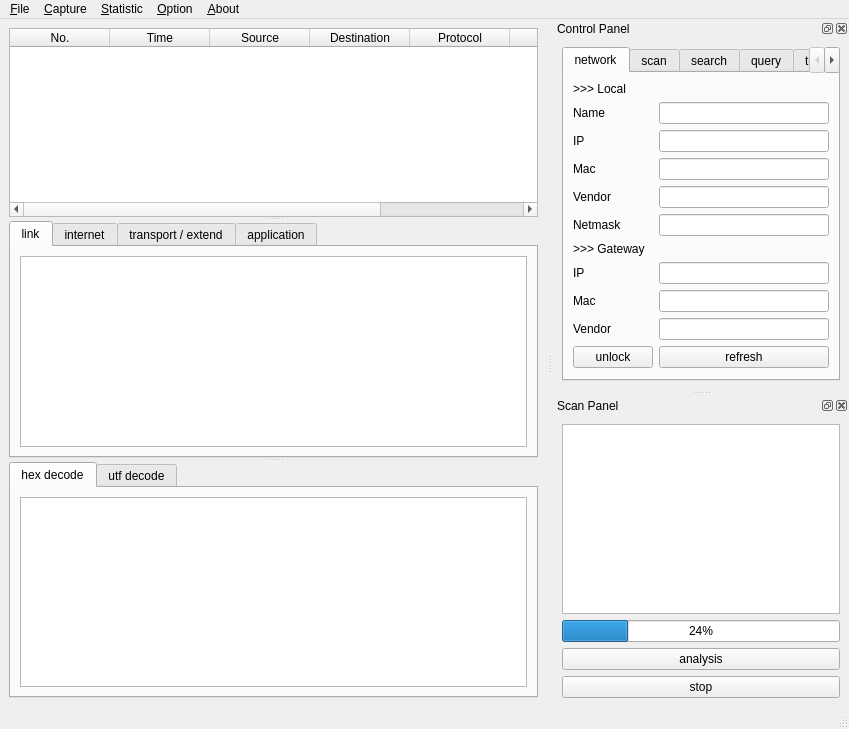
<?xml version="1.0" encoding="UTF-8"?>
<ui version="4.0">
 <class>MainWindow</class>
 <widget class="QMainWindow" name="MainWindow">
  <property name="geometry">
   <rect>
    <x>0</x>
    <y>0</y>
    <width>849</width>
    <height>729</height>
   </rect>
  </property>
  <property name="windowTitle">
   <string>MainWindow</string>
  </property>
  <widget class="QWidget" name="centralwidget">
   <layout class="QHBoxLayout" name="horizontalLayout_8">
    <item>
     <widget class="QSplitter" name="splitter">
      <property name="orientation">
       <enum>Qt::Vertical</enum>
      </property>
      <widget class="QTableWidget" name="conciseInfoTable">
       <property name="styleSheet">
        <string notr="true">outline:0;</string>
       </property>
       <property name="showGrid">
        <bool>false</bool>
       </property>
       <property name="gridStyle">
        <enum>Qt::NoPen</enum>
       </property>
       <column>
        <property name="text">
         <string>No.</string>
        </property>
       </column>
       <column>
        <property name="text">
         <string>Time</string>
        </property>
       </column>
       <column>
        <property name="text">
         <string>Source</string>
        </property>
       </column>
       <column>
        <property name="text">
         <string>Destination</string>
        </property>
       </column>
       <column>
        <property name="text">
         <string>Protocol</string>
        </property>
       </column>
       <column>
        <property name="text">
         <string>Length</string>
        </property>
       </column>
       <column>
        <property name="text">
         <string>Stack</string>
        </property>
       </column>
      </widget>
      <widget class="QTabWidget" name="verboseInfoTab">
       <property name="currentIndex">
        <number>0</number>
       </property>
       <widget class="QWidget" name="linkTab">
        <attribute name="title">
         <string>link</string>
        </attribute>
        <layout class="QVBoxLayout" name="verticalLayout_7">
         <item>
          <widget class="QPlainTextEdit" name="linkTextEdit"/>
         </item>
        </layout>
       </widget>
       <widget class="QWidget" name="interTab">
        <attribute name="title">
         <string>internet</string>
        </attribute>
        <layout class="QVBoxLayout" name="verticalLayout_6">
         <item>
          <widget class="QPlainTextEdit" name="interTextEdit"/>
         </item>
        </layout>
       </widget>
       <widget class="QWidget" name="transTab">
        <attribute name="title">
         <string>transport / extend</string>
        </attribute>
        <layout class="QVBoxLayout" name="verticalLayout_5">
         <item>
          <widget class="QPlainTextEdit" name="transTextEdit"/>
         </item>
        </layout>
       </widget>
       <widget class="QWidget" name="appTab">
        <attribute name="title">
         <string>application</string>
        </attribute>
        <layout class="QVBoxLayout" name="verticalLayout_4">
         <item>
          <widget class="QPlainTextEdit" name="appTextEdit"/>
         </item>
        </layout>
       </widget>
      </widget>
      <widget class="QTabWidget" name="decodeInfoTab">
       <property name="currentIndex">
        <number>0</number>
       </property>
       <widget class="QWidget" name="rawTab">
        <attribute name="title">
         <string>hex decode</string>
        </attribute>
        <layout class="QVBoxLayout" name="verticalLayout_8">
         <item>
          <widget class="QPlainTextEdit" name="rawTextEdit"/>
         </item>
        </layout>
       </widget>
       <widget class="QWidget" name="utfTab">
        <attribute name="title">
         <string>utf decode</string>
        </attribute>
        <layout class="QVBoxLayout" name="verticalLayout_9">
         <item>
          <widget class="QPlainTextEdit" name="utfTextEdit"/>
         </item>
        </layout>
       </widget>
      </widget>
     </widget>
    </item>
   </layout>
  </widget>
  <widget class="QMenuBar" name="menubar">
   <property name="geometry">
    <rect>
     <x>0</x>
     <y>0</y>
     <width>849</width>
     <height>26</height>
    </rect>
   </property>
   <widget class="QMenu" name="menu_File">
    <property name="title">
     <string>&amp;File</string>
    </property>
    <widget class="QMenu" name="menu_export">
     <property name="title">
      <string>&amp;export</string>
     </property>
     <widget class="QMenu" name="menuNetwork_info">
      <property name="title">
       <string>&amp;network info</string>
      </property>
      <addaction name="actionNetCSV"/>
      <addaction name="actionNetJSON"/>
      <addaction name="actionNetPlain"/>
     </widget>
     <widget class="QMenu" name="menuLAN_info">
      <property name="title">
       <string>&amp;LAN info</string>
      </property>
      <addaction name="actionLANCSV"/>
      <addaction name="actionLANJSON"/>
      <addaction name="actionLANPlain"/>
     </widget>
     <widget class="QMenu" name="menuPackets_info">
      <property name="title">
       <string>&amp;packets info</string>
      </property>
      <addaction name="actionPktCSV"/>
      <addaction name="actionPktJSON"/>
      <addaction name="actionPktPlain"/>
     </widget>
     <addaction name="menuNetwork_info"/>
     <addaction name="menuLAN_info"/>
     <addaction name="menuPackets_info"/>
    </widget>
    <addaction name="action_Save"/>
    <addaction name="action_Open"/>
    <addaction name="separator"/>
    <addaction name="menu_export"/>
    <addaction name="separator"/>
    <addaction name="action_close"/>
   </widget>
   <widget class="QMenu" name="menu_Capture">
    <property name="title">
     <string>&amp;Capture</string>
    </property>
    <addaction name="action_Start"/>
    <addaction name="separator"/>
    <addaction name="action_Stop"/>
    <addaction name="separator"/>
    <addaction name="action_Restart"/>
   </widget>
   <widget class="QMenu" name="menu_Statistic">
    <property name="title">
     <string>&amp;Statistic</string>
    </property>
    <widget class="QMenu" name="menu_protocol">
     <property name="title">
      <string>&amp;protocol</string>
     </property>
     <addaction name="action_ProBar"/>
     <addaction name="action_ProHbar"/>
     <addaction name="action_ProPie"/>
    </widget>
    <widget class="QMenu" name="menu_length">
     <property name="title">
      <string>&amp;length</string>
     </property>
     <addaction name="action_LenBar"/>
     <addaction name="action_LenHbar"/>
     <addaction name="action_LenPie"/>
    </widget>
    <widget class="QMenu" name="menu_flow">
     <property name="title">
      <string>&amp;flow</string>
     </property>
     <addaction name="action_FlowBar"/>
     <addaction name="action_FlowHbar"/>
     <addaction name="action_FlowPie"/>
    </widget>
    <addaction name="menu_protocol"/>
    <addaction name="menu_length"/>
    <addaction name="menu_flow"/>
   </widget>
   <widget class="QMenu" name="menu_Option">
    <property name="title">
     <string>&amp;Option</string>
    </property>
    <addaction name="separator"/>
    <addaction name="action_Filter"/>
    <addaction name="separator"/>
    <addaction name="action_RefreshRank"/>
   </widget>
   <widget class="QMenu" name="menu_About">
    <property name="title">
     <string>&amp;About</string>
    </property>
    <addaction name="action_Help"/>
    <addaction name="separator"/>
    <addaction name="action_Author"/>
    <addaction name="separator"/>
    <addaction name="action_Rank"/>
   </widget>
   <addaction name="menu_File"/>
   <addaction name="menu_Capture"/>
   <addaction name="menu_Statistic"/>
   <addaction name="menu_Option"/>
   <addaction name="menu_About"/>
  </widget>
  <widget class="QStatusBar" name="statusbar"/>
  <widget class="QDockWidget" name="controlDock">
   <property name="enabled">
    <bool>true</bool>
   </property>
   <property name="floating">
    <bool>false</bool>
   </property>
   <property name="windowTitle">
    <string>Control Panel</string>
   </property>
   <attribute name="dockWidgetArea">
    <number>2</number>
   </attribute>
   <widget class="QWidget" name="controlDockContents">
    <layout class="QHBoxLayout" name="horizontalLayout_2">
     <item>
      <widget class="QTabWidget" name="controlTabManage">
       <property name="currentIndex">
        <number>0</number>
       </property>
       <property name="tabBarAutoHide">
        <bool>false</bool>
       </property>
       <widget class="QWidget" name="networkTab">
        <attribute name="title">
         <string>network</string>
        </attribute>
        <layout class="QFormLayout" name="formLayout">
         <item row="1" column="0">
          <widget class="QLabel" name="nameLabel">
           <property name="text">
            <string>Name</string>
           </property>
          </widget>
         </item>
         <item row="1" column="1">
          <widget class="QLineEdit" name="nameLineEdit"/>
         </item>
         <item row="2" column="0">
          <widget class="QLabel" name="ipLabel">
           <property name="text">
            <string>IP</string>
           </property>
          </widget>
         </item>
         <item row="2" column="1">
          <widget class="QLineEdit" name="ipLineEdit"/>
         </item>
         <item row="3" column="0">
          <widget class="QLabel" name="macLabel">
           <property name="text">
            <string>Mac</string>
           </property>
          </widget>
         </item>
         <item row="3" column="1">
          <widget class="QLineEdit" name="macLineEdit"/>
         </item>
         <item row="4" column="0">
          <widget class="QLabel" name="vendorLabel">
           <property name="text">
            <string>Vendor</string>
           </property>
          </widget>
         </item>
         <item row="4" column="1">
          <widget class="QLineEdit" name="vendorLineEdit"/>
         </item>
         <item row="5" column="0">
          <widget class="QLabel" name="netmaskLabel">
           <property name="text">
            <string>Netmask</string>
           </property>
          </widget>
         </item>
         <item row="5" column="1">
          <widget class="QLineEdit" name="netmaskLineEdit"/>
         </item>
         <item row="7" column="0">
          <widget class="QLabel" name="gwIpLabel">
           <property name="text">
            <string>IP</string>
           </property>
          </widget>
         </item>
         <item row="10" column="0">
          <widget class="QLabel" name="gwVendorLabel">
           <property name="text">
            <string>Vendor</string>
           </property>
          </widget>
         </item>
         <item row="10" column="1">
          <widget class="QLineEdit" name="gwVendorLineEdit"/>
         </item>
         <item row="13" column="1">
          <widget class="QPushButton" name="refreshButton">
           <property name="text">
            <string>refresh</string>
           </property>
          </widget>
         </item>
         <item row="0" column="0">
          <widget class="QLabel" name="localLabel">
           <property name="text">
            <string>&gt;&gt;&gt; Local</string>
           </property>
          </widget>
         </item>
         <item row="6" column="0">
          <widget class="QLabel" name="gwLabel">
           <property name="text">
            <string>&gt;&gt;&gt; Gateway</string>
           </property>
          </widget>
         </item>
         <item row="8" column="0">
          <widget class="QLabel" name="gwMacLabel">
           <property name="text">
            <string>Mac</string>
           </property>
          </widget>
         </item>
         <item row="13" column="0">
          <widget class="QPushButton" name="unlockButton">
           <property name="text">
            <string>unlock</string>
           </property>
          </widget>
         </item>
         <item row="7" column="1">
          <widget class="QLineEdit" name="gwIpLineEdit"/>
         </item>
         <item row="8" column="1">
          <widget class="QLineEdit" name="gwMacLineEdit"/>
         </item>
        </layout>
       </widget>
       <widget class="QWidget" name="scanTab">
        <attribute name="title">
         <string>scan</string>
        </attribute>
        <layout class="QVBoxLayout" name="verticalLayout_3">
         <item>
          <widget class="QLabel" name="rangeLabel">
           <property name="text">
            <string>Range</string>
           </property>
          </widget>
         </item>
         <item>
          <widget class="QLineEdit" name="rangeLineEdit"/>
         </item>
         <item>
          <widget class="QPushButton" name="rangeButton">
           <property name="text">
            <string>range scan</string>
           </property>
          </widget>
         </item>
         <item>
          <widget class="QLabel" name="maskLabel">
           <property name="text">
            <string>Mask</string>
           </property>
          </widget>
         </item>
         <item>
          <widget class="QLineEdit" name="maskLineEdit"/>
         </item>
         <item>
          <widget class="QPushButton" name="maskButton">
           <property name="text">
            <string>mask scan</string>
           </property>
          </widget>
         </item>
        </layout>
       </widget>
       <widget class="QWidget" name="searchTab">
        <attribute name="title">
         <string>search</string>
        </attribute>
        <layout class="QFormLayout" name="formLayout_4">
         <item row="0" column="0">
          <widget class="QLabel" name="searchLabel">
           <property name="text">
            <string>Search</string>
           </property>
          </widget>
         </item>
         <item row="0" column="1">
          <widget class="QLineEdit" name="searchLineEdit"/>
         </item>
         <item row="1" column="1">
          <widget class="QPushButton" name="searchButton">
           <property name="text">
            <string>search</string>
           </property>
          </widget>
         </item>
        </layout>
       </widget>
       <widget class="QWidget" name="ipinfoTab">
        <attribute name="title">
         <string>query</string>
        </attribute>
        <layout class="QFormLayout" name="formLayout_3">
         <item row="0" column="0">
          <widget class="QLabel" name="sipLabel">
           <property name="text">
            <string>Query IP</string>
           </property>
          </widget>
         </item>
         <item row="0" column="1">
          <widget class="QLineEdit" name="sipLineEdit"/>
         </item>
         <item row="1" column="0" colspan="2">
          <widget class="QTextEdit" name="sipTextEdit"/>
         </item>
         <item row="2" column="0">
          <widget class="QPushButton" name="sipButton">
           <property name="text">
            <string>query</string>
           </property>
          </widget>
         </item>
        </layout>
       </widget>
       <widget class="QWidget" name="termTab">
        <attribute name="title">
         <string>term</string>
        </attribute>
        <layout class="QGridLayout" name="gridLayout">
         <item row="0" column="0">
          <widget class="QLabel" name="termLabel">
           <property name="text">
            <string>Query Term</string>
           </property>
          </widget>
         </item>
         <item row="0" column="1">
          <widget class="QLineEdit" name="termLineEdit"/>
         </item>
         <item row="2" column="0" colspan="2">
          <widget class="QPushButton" name="termButton">
           <property name="text">
            <string>query</string>
           </property>
          </widget>
         </item>
         <item row="1" column="0" colspan="2">
          <widget class="QTextEdit" name="termTextEdit"/>
         </item>
        </layout>
       </widget>
      </widget>
     </item>
    </layout>
   </widget>
  </widget>
  <widget class="QDockWidget" name="scanDock">
   <property name="windowTitle">
    <string>Scan Panel</string>
   </property>
   <attribute name="dockWidgetArea">
    <number>2</number>
   </attribute>
   <widget class="QWidget" name="scanDockContents">
    <layout class="QVBoxLayout" name="verticalLayout">
     <item>
      <widget class="QListWidget" name="nodeListWidget">
       <property name="styleSheet">
        <string notr="true">outline:0;</string>
       </property>
      </widget>
     </item>
     <item>
      <widget class="QProgressBar" name="scanProgressBar">
       <property name="value">
        <number>24</number>
       </property>
      </widget>
     </item>
     <item>
      <widget class="QPushButton" name="analysisButton">
       <property name="text">
        <string>analysis</string>
       </property>
      </widget>
     </item>
     <item>
      <widget class="QPushButton" name="stopButton">
       <property name="text">
        <string>stop</string>
       </property>
      </widget>
     </item>
    </layout>
   </widget>
  </widget>
  <action name="action_Save">
   <property name="text">
    <string>&amp;save</string>
   </property>
  </action>
  <action name="action_Open">
   <property name="text">
    <string>&amp;open</string>
   </property>
  </action>
  <action name="action_Export">
   <property name="text">
    <string>&amp;Export</string>
   </property>
  </action>
  <action name="actionNetCSV">
   <property name="text">
    <string>&amp;CSV</string>
   </property>
  </action>
  <action name="actionNetJSON">
   <property name="text">
    <string>&amp;JSON</string>
   </property>
  </action>
  <action name="actionNetPlain">
   <property name="text">
    <string>&amp;plain text</string>
   </property>
  </action>
  <action name="actionLANCSV">
   <property name="text">
    <string>CSV</string>
   </property>
  </action>
  <action name="actionLANJSON">
   <property name="text">
    <string>JSON</string>
   </property>
  </action>
  <action name="actionLANPlain">
   <property name="text">
    <string>plain text</string>
   </property>
  </action>
  <action name="actionPktCSV">
   <property name="text">
    <string>CSV</string>
   </property>
  </action>
  <action name="actionPktJSON">
   <property name="text">
    <string>JSON</string>
   </property>
  </action>
  <action name="actionPktPlain">
   <property name="text">
    <string>plain text</string>
   </property>
  </action>
  <action name="action_Start">
   <property name="text">
    <string>&amp;start</string>
   </property>
  </action>
  <action name="actionSto_p">
   <property name="text">
    <string>sto&amp;p</string>
   </property>
  </action>
  <action name="action_restart">
   <property name="text">
    <string>&amp;restart</string>
   </property>
  </action>
  <action name="action_ProBar">
   <property name="text">
    <string>&amp;bar</string>
   </property>
  </action>
  <action name="action_ProHbar">
   <property name="text">
    <string>&amp;hbar</string>
   </property>
  </action>
  <action name="action_ProPie">
   <property name="text">
    <string>&amp;pie</string>
   </property>
  </action>
  <action name="action_LenBar">
   <property name="text">
    <string>&amp;bar</string>
   </property>
  </action>
  <action name="action_LenHbar">
   <property name="text">
    <string>&amp;hbar</string>
   </property>
  </action>
  <action name="action_LenPie">
   <property name="text">
    <string>&amp;pie</string>
   </property>
  </action>
  <action name="action_FlowBar">
   <property name="text">
    <string>&amp;bar</string>
   </property>
  </action>
  <action name="action_FlowHbar">
   <property name="text">
    <string>&amp;hbar</string>
   </property>
  </action>
  <action name="action_FlowPie">
   <property name="text">
    <string>&amp;pie</string>
   </property>
  </action>
  <action name="action_Stop">
   <property name="text">
    <string>sto&amp;p</string>
   </property>
  </action>
  <action name="action_Restart">
   <property name="text">
    <string>&amp;restart</string>
   </property>
  </action>
  <action name="action_Help">
   <property name="text">
    <string>&amp;help</string>
   </property>
  </action>
  <action name="action_Author">
   <property name="text">
    <string>&amp;author</string>
   </property>
  </action>
  <action name="action_close">
   <property name="text">
    <string>&amp;close</string>
   </property>
   <property name="shortcut">
    <string>Ctrl+Q</string>
   </property>
  </action>
  <action name="action_rank">
   <property name="text">
    <string>&amp;rank</string>
   </property>
  </action>
  <action name="action_Rank">
   <property name="text">
    <string>&amp;rank</string>
   </property>
  </action>
  <action name="action_Filter">
   <property name="text">
    <string>&amp;filter</string>
   </property>
  </action>
  <action name="action_RefreshRank">
   <property name="text">
    <string>&amp;refresh rank</string>
   </property>
  </action>
 </widget>
 <resources/>
 <connections/>
</ui>
